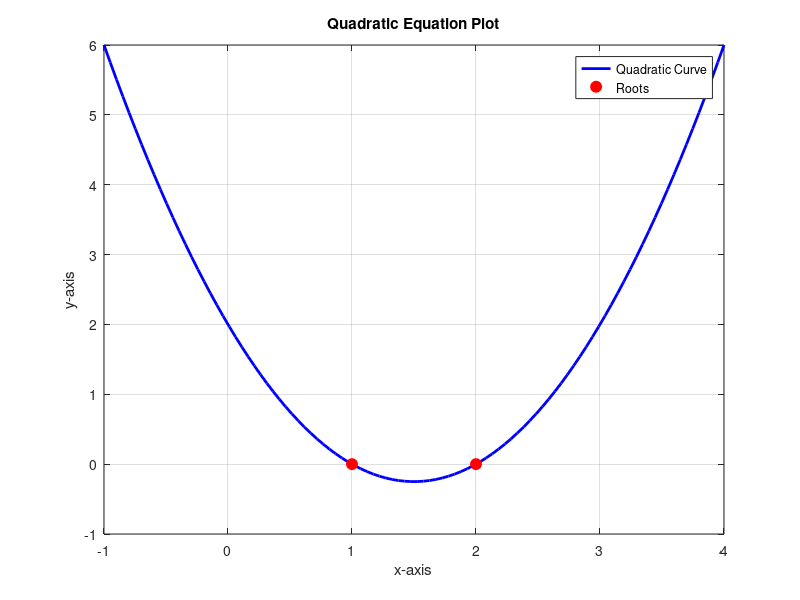

This figure's MATLAB source:
% Project I: Solve and Plot a Quadratic Equation
clc;
clear all;
close all;
% Coefficients
a = 1;
b = -3;
c = 2;

% Solve the quadratic equation using the quadratic formula
discriminant = b^2 - 4*a*c;
root1 = (-b + sqrt(discriminant)) / (2*a);
root2 = (-b - sqrt(discriminant)) / (2*a);

% Display roots
fprintf('The roots of the equation are: %.2f and %.2f\n', root1, root2);

% Plot the quadratic function
x = linspace(root2 - 2, root1 + 2, 100);
y = a*x.^2 + b*x + c;

plot(x, y, 'b', 'LineWidth', 2);
hold on;

% Plot the roots
plot(root1, 0, 'ro', 'MarkerSize', 8, 'MarkerFaceColor', 'r');
plot(root2, 0, 'ro', 'MarkerSize', 8, 'MarkerFaceColor', 'r');

% Labels and grid
xlabel('x-axis');
ylabel('y-axis');
title('Quadratic Equation Plot');
grid on;

legend('Quadratic Curve', 'Roots');
